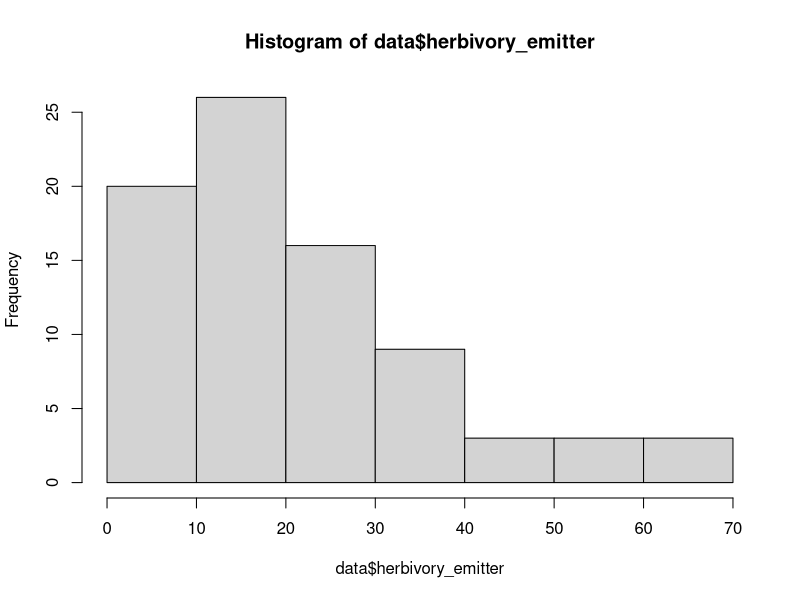
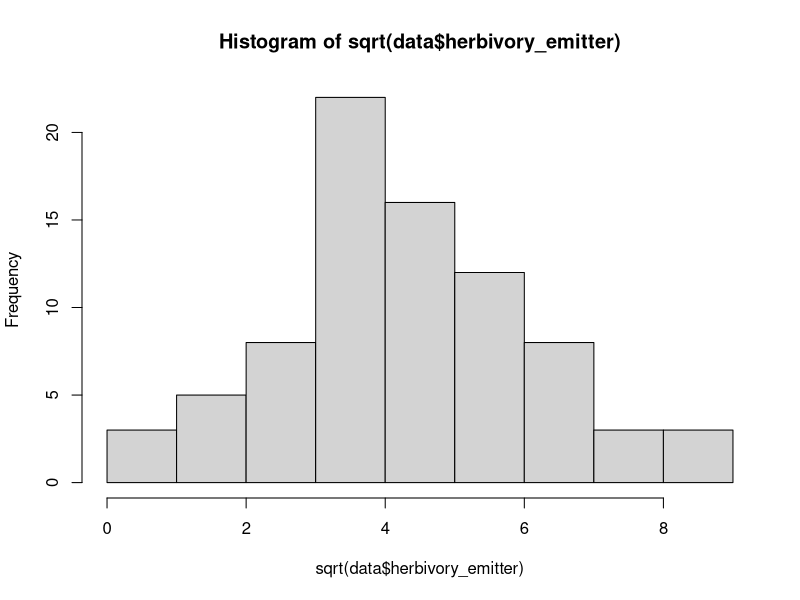
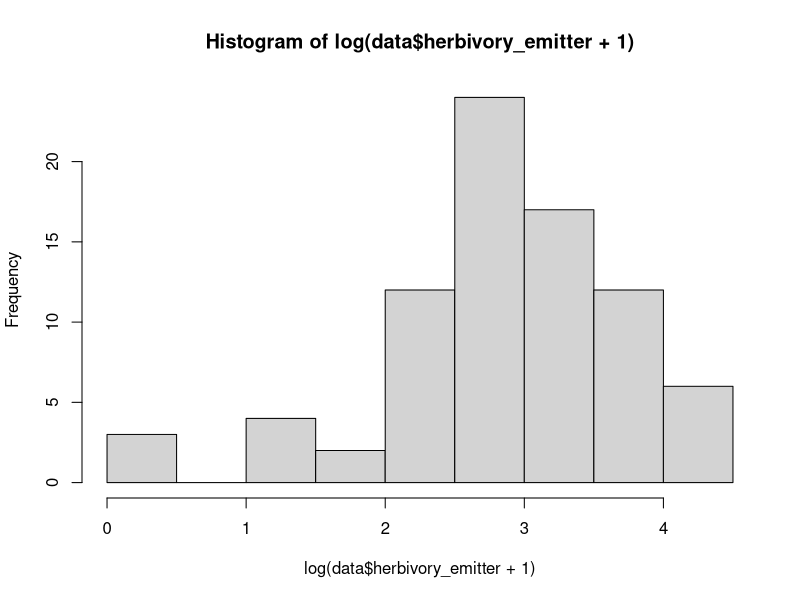
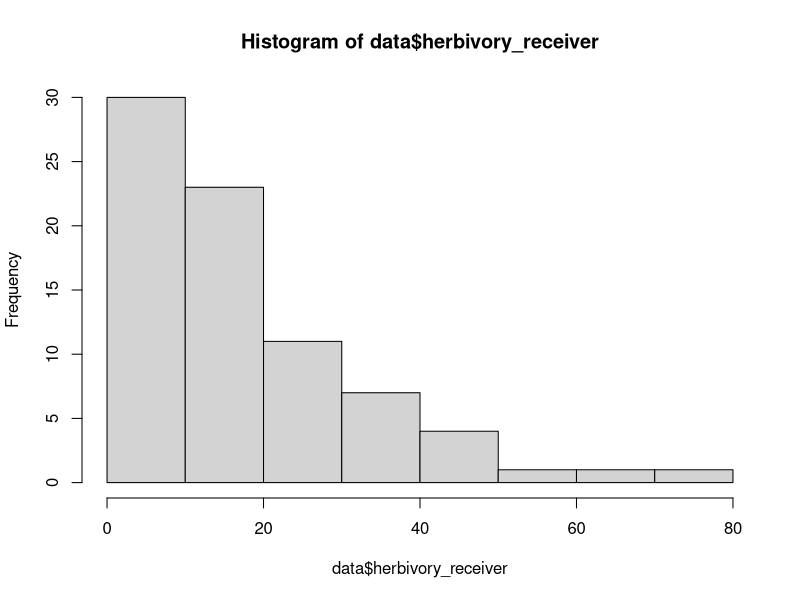
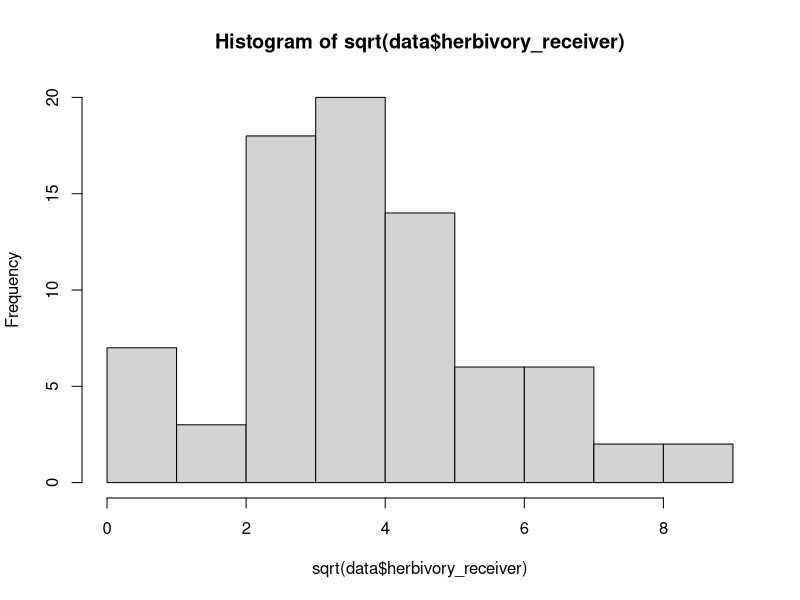
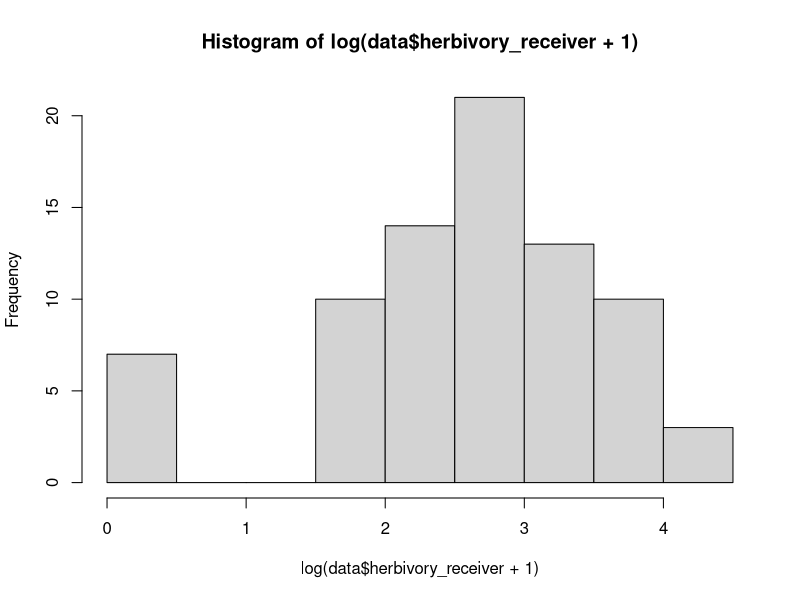
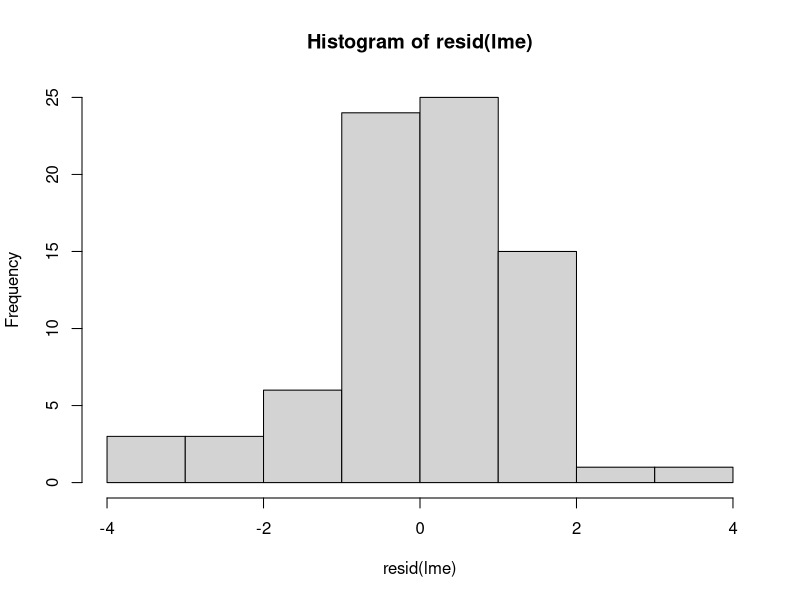
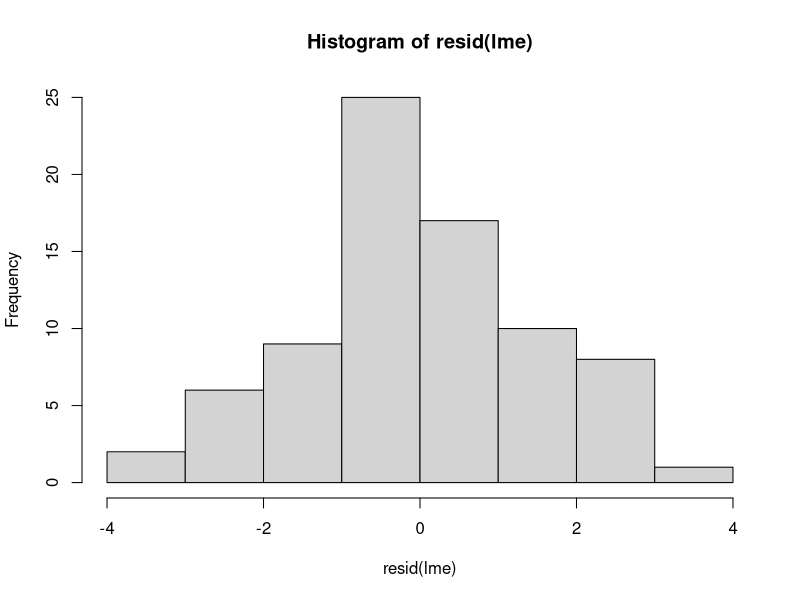

R code for these plots, in order: (Note: this script raises an error after producing the figures.)
## ---- chunk 1
#| warning: false
#| message: false
library(here)
library(lmerTest)
library(lsmeans)
library(tidyr)
library(tidyverse)
library(vegan)
library(ggpubr)
library(ggrepel)
library(stats)
library(rmarkdown)
library(reshape)
library(dplyr)
library(ggrepel)
library(multcomp)
library(permute)
library(lattice)
library(car)
library(ggplot2)
## ---- chunk 2
#| warning: false
#| message: false
data <- read.csv(file = here("data/lucia/damage.csv"), h = TRUE, sep = ";", na.strings = "NA")
data <- read.csv(file = here("data/lucia/population.csv"), h = TRUE, sep = ";", na.strings = "NA")
data <- read.csv(file = here("data/lucia/damage.emitters.csv"), h = TRUE, sep = ";", na.strings = "NA")

attach(data)

data$Gen <- as.factor(data$Gen)
data$Treat <- as.factor(data$Treat)
data$ID <- as.factor(data$ID)
data$population <- as.factor(data$population)
data$herbivory_receiver <- as.numeric(data$herbivory_receiver)
data$size_receiver <- as.numeric(data$size_receiver)
data$herbivory_emitter <- as.numeric(data$herbivory_emitter)
## ---- chunk 3
str(data)

#emitters
hist(data$herbivory_emitter)
hist(sqrt(data$herbivory_emitter))
hist(log(data$herbivory_emitter + 1))

#receivers
hist(data$herbivory_receiver)
hist(sqrt(data$herbivory_receiver))
hist(log(data$herbivory_receiver + 1))

summary(data)
## ---- chunk 4
#comprobamos efecto población
lme = lmer(sqrt(herbivory_receiver)~ H_E + population + (1|Gen), data = data) #genotipo como factor aleatorio hay efecto de la población



lme = lmer(sqrt(herbivory_receiver) ~ H_E * population + (1 | population:Gen), data = data)

Anova(lme, type = "III")


anova(lme)

summary(lme)
resid(lme)
shapiro.test((resid(lme)))
hist(resid(lme))

lsmeanse = as.data.frame(lsmeans(lme, pairwise ~ population, adjustSigma = TRUE, adjust = "tukey", type="response"))

library(openxlsx) #guardamos en excel
write.xlsx(lsmeanse, "lsmeans population emitters efct.xlsx")

#vemos efecto del genotipo dentro de cada población

lme = lm(sqrt(herbivory_emitter)~ H_E + Gen, data=data)

anova(lme)

lsmeanse= as.data.frame(lsmeans(lme, pairwise ~ Gen, adjustSigma = TRUE, adjust = "tukey", type="response"))

lsmeans=lsmeans(lme, pairwise ~ Gen, adjustSigma = TRUE, adjust = "tukey")# tukey test

lsmeans_result <- lsmeans(lme, pairwise ~ Gen, adjustSigma = TRUE, adjust = "tukey", type="response")

cld(lsmeans_result)

#efecto tratamientio con población como factor aleatorio

lme= lmer(sqrt(herbivory_emitter)~ H_E + Gen + (1|population), data=data)
anova(lme)

summary(lme)
resid(lme)
shapiro.test((resid(lme)))
hist(resid(lme))

lsmeanse= as.data.frame(lsmeans(lme, pairwise ~ Gen, adjustSigma = TRUE, adjust = "tukey", type="response"))

lsmeans=lsmeans(lme, pairwise ~ Gen, adjustSigma = TRUE, adjust = "tukey")# tukey test

lsmeans_result <- lsmeans(lme, pairwise ~ Gen, adjustSigma = TRUE, adjust = "tukey", type="response")

cld(lsmeans_result)

library(openxlsx) #guardamos en excel
write.xlsx(lsmeansh, "lsmeans emitters.xlsx")
## ---- chunk 5

data1 <- lsmeanse 

data1

data1$population <- as.factor(data1$population)

plotD= ggplot(data1, aes(x = population, y = lsmean, fill = population)) +
  geom_bar(stat = "identity", color = "black", linewidth = 0.5, width = 0.5) +
geom_errorbar(aes(ymin = lsmean - SE, ymax = lsmean + SE), width = 0.2) +
  labs(title = "", x = "Emitter population", y = "Leaf damage on emitters (%)") +
 scale_x_discrete(labels = c("B", "C")) +
  scale_fill_manual(values = c("lightgoldenrodyellow", "lavender")) +
theme_bw()+ theme(axis.title.y = element_text(margin = margin(t = 1, r = 12, b = 1, l = 1)))+ theme(axis.title.x = element_text(margin = margin(t = 10, r = 16, b = 10, l = 10)))+
  theme(legend.position = "none")  # Remove legend

plotE= plotD + theme(panel.grid.major = element_blank(), panel.grid.minor = element_blank(),panel.background = element_blank(), axis.line = element_line(colour = "black"))
  
plotE

ggsave(plotE, file = 'FIGURE emitter population and damage.2.tiff', width=150, height=100, units='mm', dpi=300)
